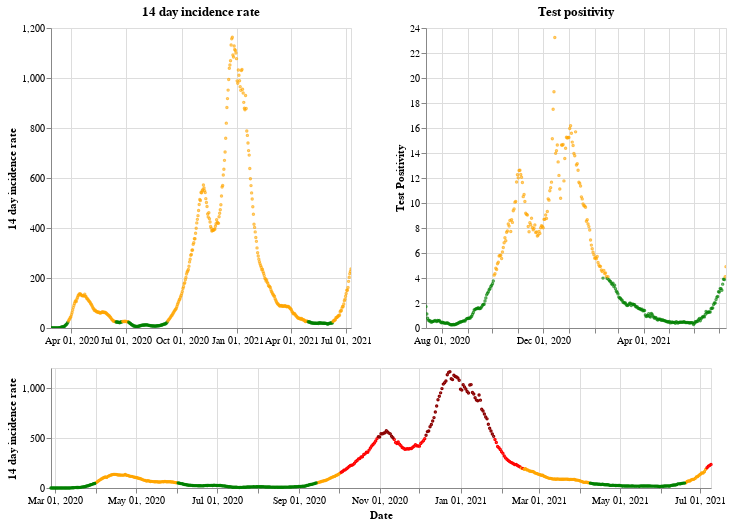

The notebook cell this image was saved under:
### Markdown cell above
## Wales

### Code cell
plot_traffic_light('Wales')

### Figure 1 — Vega-Lite specification as saved in the notebook (floating-point values rounded to 4 significant figures; data arrays with more than 128 entries replaced by an {"elided": "..."} marker saying what was removed)
{"config": {"view": {"continuousWidth": 400, "continuousHeight": 300}}, "vconcat": [{"hconcat": [{"mark": {"type": "point", "size": 2}, "encoding": {"color": {"condition": {"value": "green", "test": "(datum.twoWeeklyCasesRate <= 25)"}, "value": "orange"}, "tooltip": [{"type": "nominal", "field": "areaName"}, {"type": "temporal", "field": "date"}, {"type": "quantitative", "field": "twoWeeklyCasesRate"}, {"type": "quantitative", "field": "testPositivity"}], "x": {"type": "temporal", "axis": {"title": ""}, "field": "date", "scale": {"domain": {"selection": "DateBrush"}}, "timeUnit": "yearmonthdate"}, "y": {"type": "quantitative", "axis": {"title": "14 day incidence rate"}, "field": "twoWeeklyCasesRate"}}, "title": "14 day incidence rate", "width": 300}, {"mark": {"type": "point", "size": 2}, "encoding": {"color": {"condition": {"value": "green", "test": "(datum.testPositivity <= 4)"}, "value": "orange"}, "tooltip": [{"type": "nominal", "field": "areaName"}, {"type": "temporal", "field": "date"}, {"type": "quantitative", "field": "twoWeeklyCasesRate"}, {"type": "quantitative", "field": "testPositivity"}], "x": {"type": "temporal", "axis": {"title": ""}, "field": "date", "scale": {"domain": {"selection": "DateBrush"}}, "timeUnit": "yearmonthdate"}, "y": {"type": "quantitative", "axis": {"title": "Test Positivity"}, "field": "testPositivity"}}, "title": "Test positivity", "width": 300}]}, {"layer": [{"mark": {"type": "point", "size": 2}, "encoding": {"color": {"condition": {"value": "orange", "test": "(((datum.testPositivity < 4) && (datum.twoWeeklyCasesRate >= 50)) && (datum.twoWeeklyCasesRate < 200))"}, "value": "red"}, "opacity": {"condition": {"value": 1, "test": "((datum.twoWeeklyCasesRate >= 50) && (datum.twoWeeklyCasesRate < 500))"}, "value": 0}, "tooltip": [{"type": "nominal", "field": "areaName"}, {"type": "temporal", "field": "date"}, {"type": "quantitative", "field": "twoWeeklyCasesRate"}, {"type": "quantitative", "field": "testPositivity"}], "x": {"type": "temporal", "axis": {"title": "Date"}, "field": "date", "timeUnit": "yearmonthdate"}, "y": {"type": "quantitative", "axis": {"title": "14 day incidence rate"}, "field": "twoWeeklyCasesRate"}}, "selection": {"DateBrush": {"type": "interval", "encodings": ["x"], "fields": ["Time"]}}}, {"mark": {"type": "point", "size": 2}, "encoding": {"color": {"value": "darkred"}, "opacity": {"condition": {"value": 1, "test": "(datum.twoWeeklyCasesRate >= 500)"}, "value": 0}, "tooltip": [{"type": "nominal", "field": "areaName"}, {"type": "temporal", "field": "date"}, {"type": "quantitative", "field": "twoWeeklyCasesRate"}, {"type": "quantitative", "field": "testPositivity"}], "x": {"type": "temporal", "axis": {"title": "Date"}, "field": "date", "timeUnit": "yearmonthdate"}, "y": {"type": "quantitative", "axis": {"title": "14 day incidence rate"}, "field": "twoWeeklyCasesRate"}}}, {"mark": {"type": "point", "size": 2}, "encoding": {"color": {"condition": {"value": "green", "test": "((datum.testPositivity < 4) && (datum.twoWeeklyCasesRate < 50))"}, "value": "orange"}, "opacity": {"condition": {"value": 1, "test": "(datum.twoWeeklyCasesRate < 50)"}, "value": 0}, "tooltip": [{"type": "nominal", "field": "areaName"}, {"type": "temporal", "field": "date"}, {"type": "quantitative", "field": "twoWeeklyCasesRate"}, {"type": "quantitative", "field": "testPositivity"}], "x": {"type": "temporal", "axis": {"title": "Date"}, "field": "date", "timeUnit": "yearmonthdate"}, "y": {"type": "quantitative", "axis": {"title": "14 day incidence rate"}, "field": "twoWeeklyCasesRate"}}}], "height": 120, "width": 660}], "data": {"name": "data-f0365dc628ae7515c6af40f71ef8e0c3"}, "$schema": "https://vega.github.io/schema/vega-lite/v4.8.1.json", "datasets": {"data-f0365dc628ae7515c6af40f71ef8e0c3": {"elided": "499 records"}}}
